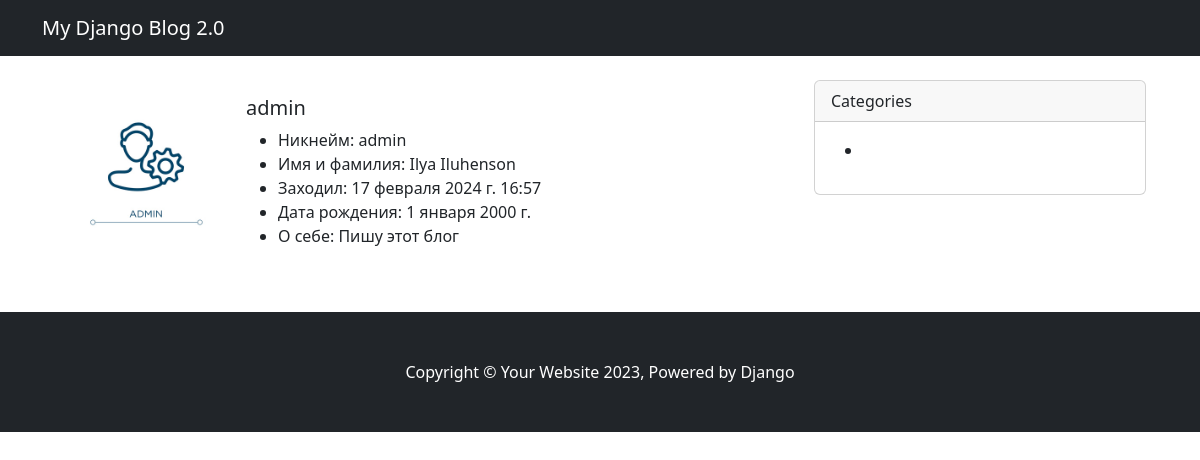
Screenshot of /user/admin/ with the database file from the repository.
### apps/accounts/models.py (models this page shows, shortened)
class Profile(models.Model):
    user = models.OneToOneField(User, on_delete=models.CASCADE)
    slug = models.SlugField(verbose_name='URL', max_length=255, blank=True, unique=True)
    avatar = models.ImageField(
        verbose_name='Аватар',
        upload_to='images/avatars/%Y/%m/%d/',
        default='images/avatars/default.png',
        blank=True,
        validators=[FileExtensionValidator(allowed_extensions=('png', 'jpg', 'jpeg'))])
    bio = models.TextField(max_length=500, blank=True, verbose_name='Информация о себе')
    birth_date = models.DateField(null=True, blank=True, verbose_name='Дата рождения')
    class Meta:
        ordering = ('user',)
        verbose_name = 'Профиль'
        verbose_name_plural = 'Профили'
    def __str__(self):
        return self.user.username

### apps/accounts/views.py (the view)
# urls.py: path('user/<str:slug>/', ProfileDetailView.as_view(), name='profile_detail'),
class ProfileDetailView(DetailView):
    model = Profile
    context_object_name = 'profile'
    template_name = 'accounts/profile_detail.html'
    def get_context_data(self, **kwargs):
        context = super().get_context_data(**kwargs)
        context['title'] = f'Страница пользователя: {self.object.user.username}'
        return context

### templates/accounts/profile_detail.html (shortened to what this page needs)
{% extends 'main.html' %}
{% block content %}
<div class="card border-0">
        <div class="card-body">
            <div class="row">
                <div class="col-md-3">
                    <figure>
                        <img src="{{ profile.avatar.url }}" class="img-fluid rounded-0" alt="{{ profile }}">
                    </figure>
                </div>
                <div class="col-md-9">
                     <h5 class="card-title">
                        {{ profile }}
                    </h5>
                    <div class="card-text">
                        <ul>
                            <li>Никнейм: {{ profile.user.username }}</li>
                            {% if profile.user.get_full_name %} <li>Имя и фамилия: {{ profile.user.get_full_name }}</li> {% endif %}
                            <li>Заходил: {{ profile.user.last_login }}</li>
                            <li>Дата рождения: {{ profile.birth_date }}</li>
                            <li>О себе: {{ profile.bio }}</li>
                        </ul>
                    </div>
                </div>
            </div>
        </div>
    </div>
{% endblock %}

### rows the page displays
Profile: avatar (picture), user.username "admin", user.get_full_name "Ilya Iluhenson", user.last_login "17 февраля 2024 г. 16:57", birth_date "1 января 2000 г.", bio "Пишу этот блог"
